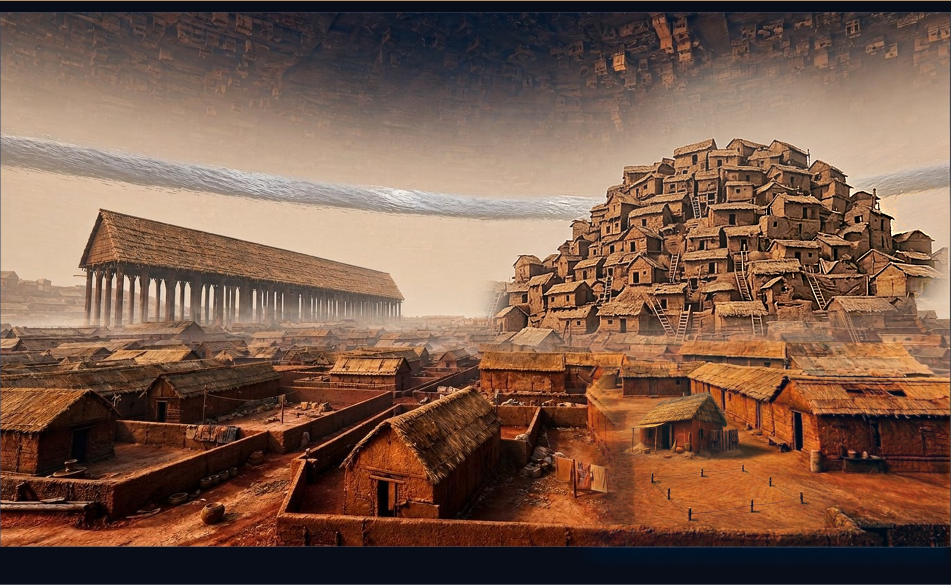
#> input picture STAGING_B1_2026-11-17/work6/est_v9_p5.png, 1901 x 1169 px, found by its file name (shown at 1/2 size)
$ python scale_pass.py
#> lines starting #> are read from the running program, lines starting #| are printed output that depends on the picture; after the words box and inside, x2 and y2 are one past the last pixel; in counts of white or black regions, pixels touching at a corner belong together
from PIL import Image, ImageFilter
import numpy as np
base=Image.open('work6/est_v9_p5.png').convert('RGB')
#> base is the input picture: PIL image 1901x1169 RGB; mean R, G, B 122.1, 90.8, 74.1
g=Image.open('work6/mound_scale1.png').convert('RGB').resize((961,760),Image.LANCZOS)
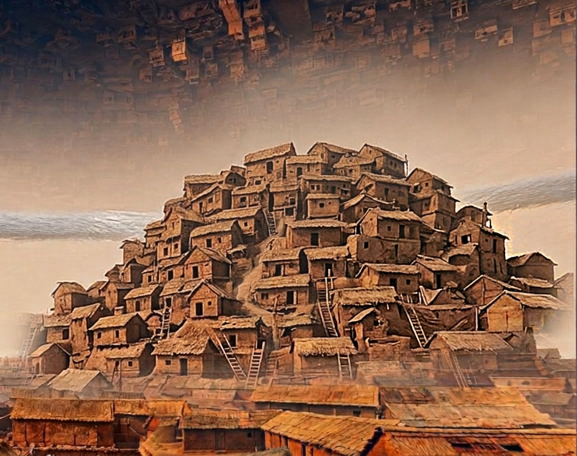
#> input picture STAGING_B1_2026-11-17/work6/mound_scale1.png, 1153 x 912 px, found by its file name (shown at 1/2 size)
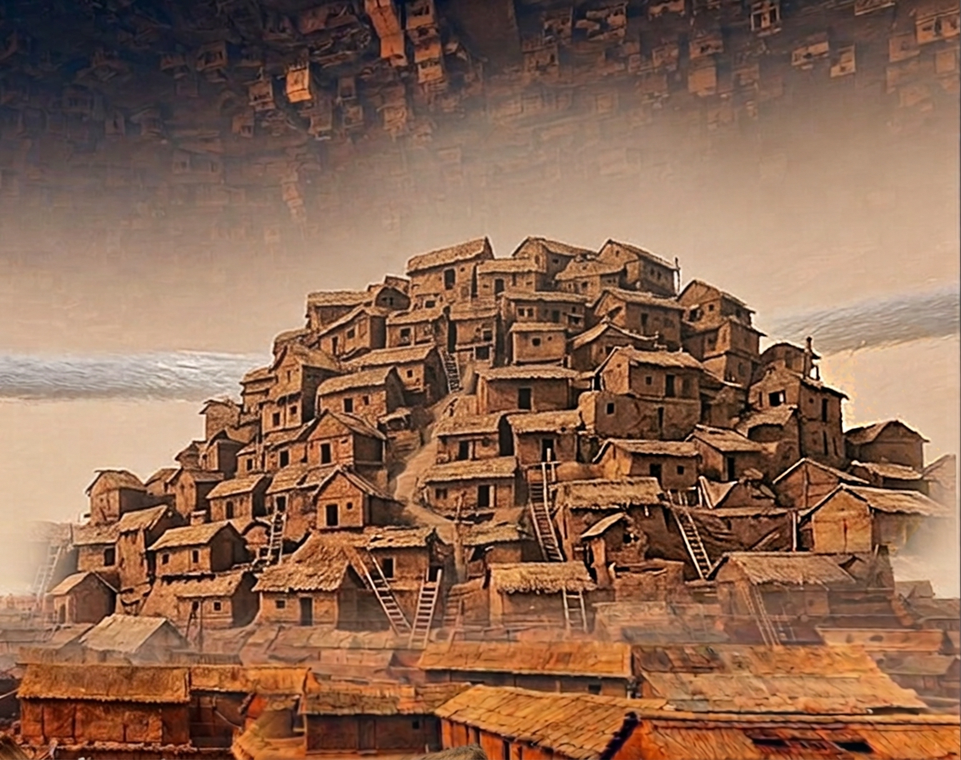
#> g: PIL image 961x760 RGB; mean R, G, B 141.1, 103.9, 82.1
X,Y=940,40
A=np.array(base,np.float32); B=np.array(g,np.float32)
M=np.array(Image.open('work4/EST_V008_mask.png').convert('L'),np.float32)/255.
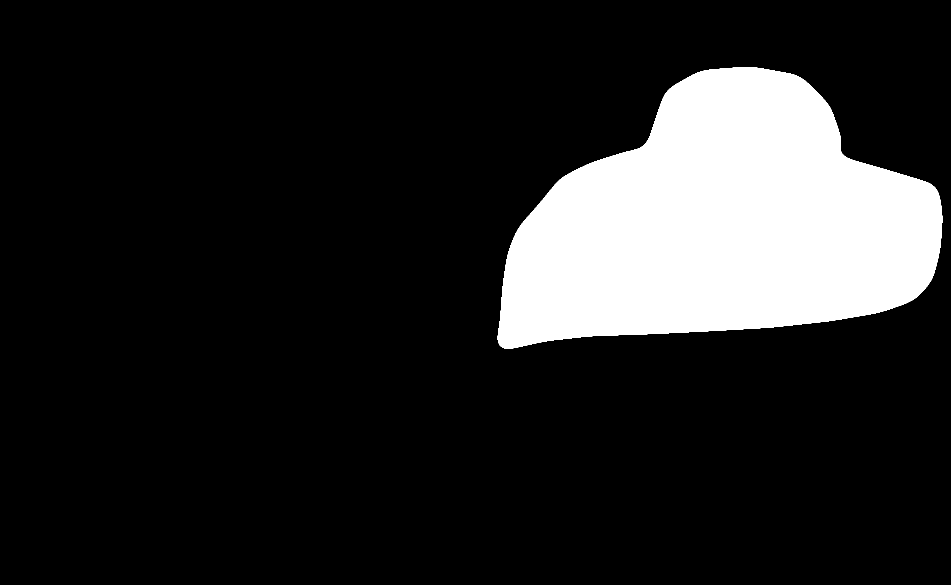
#> input picture STAGING_B1_2026-11-17/work4/EST_V008_mask.png, 1901 x 1169 px, found by its file name (shown at 1/2 size)
#> M: shape (1169, 1901) float32; values 0 (black) and 1 (white), 15.1% white; 1 white region, box (x1, y1, x2, y2) and area: (995, 134, 1885, 698) 335489
# erode the mask so the silhouette edge stays with V009 (outline preserved by construction)
Mi=Image.fromarray((M*255).astype(np.uint8)).filter(ImageFilter.MinFilter(41)).filter(ImageFilter.GaussianBlur(22))
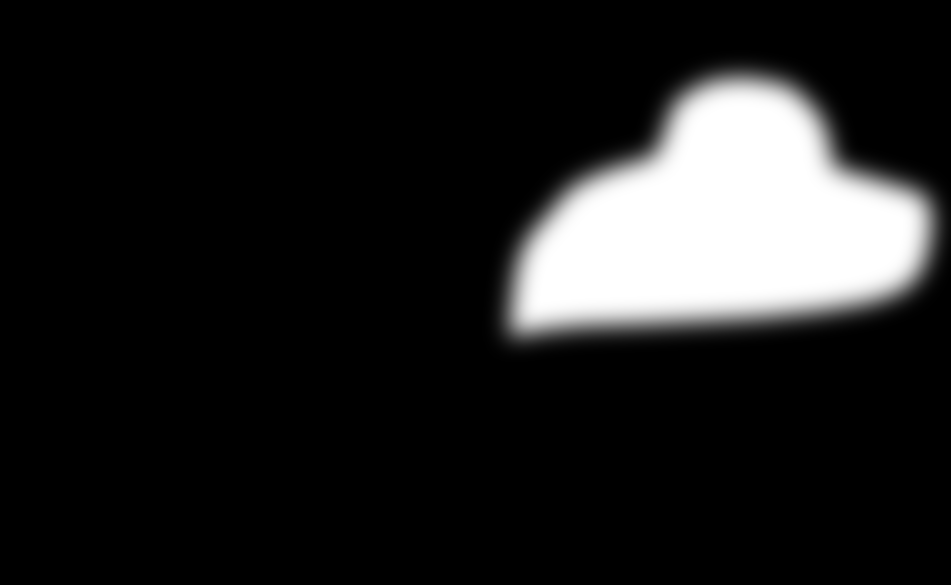
#> Mi: PIL image 1901x1169 L (shown at 1/2 size); min 0, max 255, mean 32
Mi=np.array(Mi,np.float32)/255.
#> Mi: shape (1169, 1901) float32
# colour match generated to base inside the replaced region
sub=M[Y:Y+760,X:X+961]
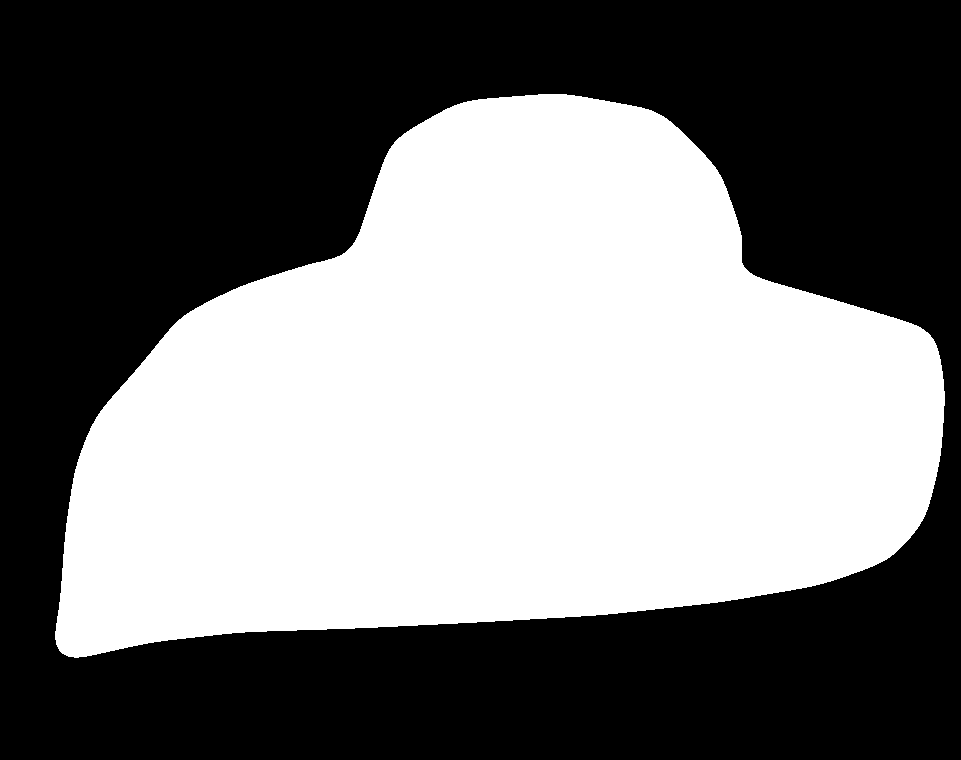
#> sub: shape (760, 961) float32; values 0 (black) and 1 (white), 45.9% white; 1 white region, box (x1, y1, x2, y2) and area: (55, 94, 945, 658) 335489
reg=B[sub>0.5]; ref=A[Y:Y+760,X:X+961][sub>0.5]
shift=np.median(ref,0)-np.median(reg,0)
#> shift = [3, 7, 6]
B=np.clip(B+shift,0,255)
a=np.zeros_like(A)
win=Mi[Y:Y+760,X:X+961][...,None]
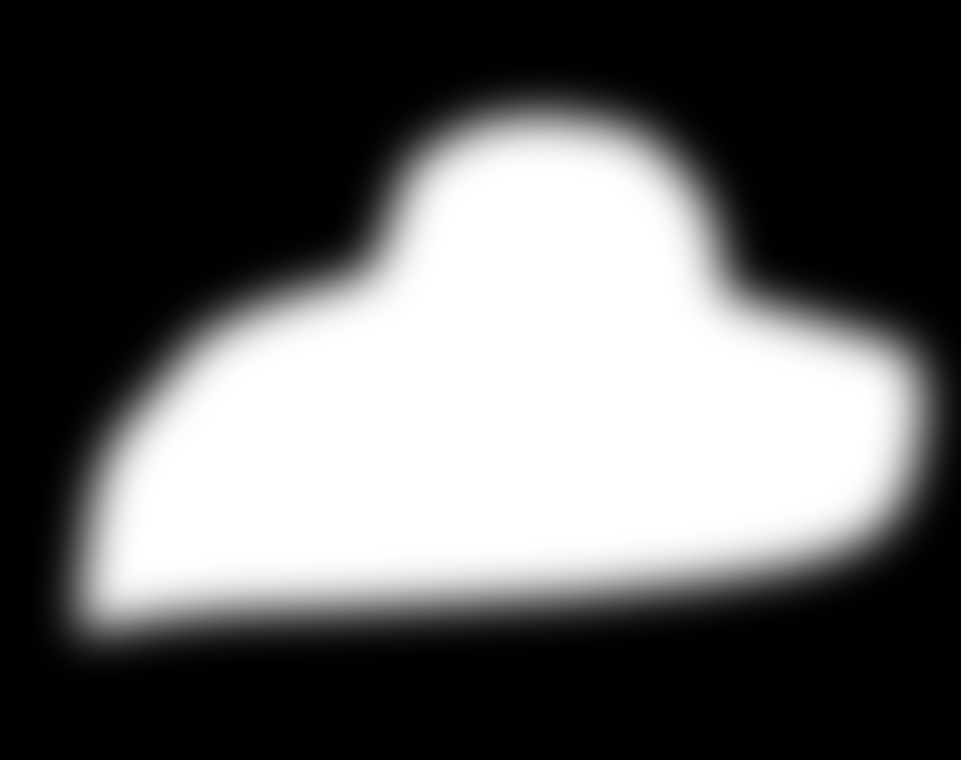
#> win: shape (760, 961, 1) float32; min 0, max 1, mean 0.382
A[Y:Y+760,X:X+961]=B*win+A[Y:Y+760,X:X+961]*(1-win)
out=Image.fromarray(np.clip(A,0,255).astype(np.uint8))
out.save('work6/est_v10_p1.png')
print('shift',shift.round(1),'mask area',int((Mi>0.5).sum()))
#| shift [3. 7. 6.] mask area 277435
